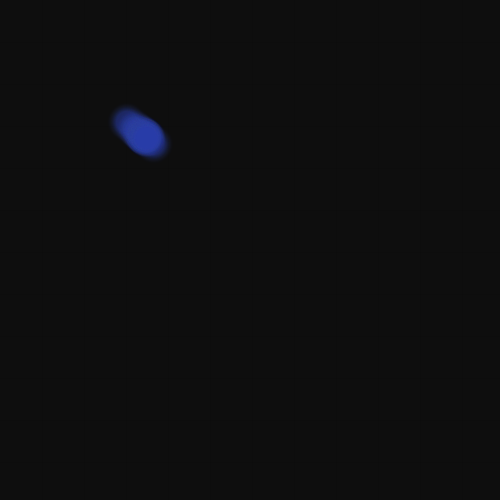
Frame 1 (no input)
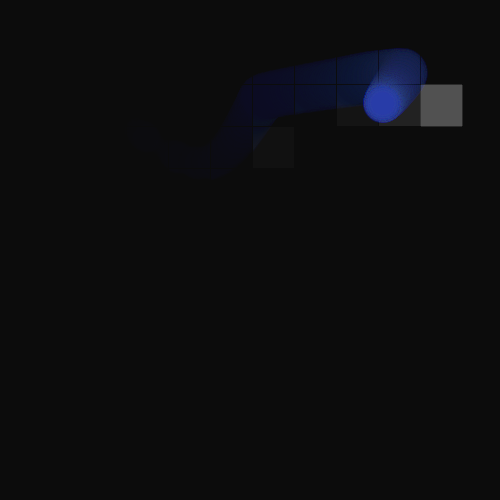
Frame 60 (the mouse pressed at the canvas centre just before this capture)
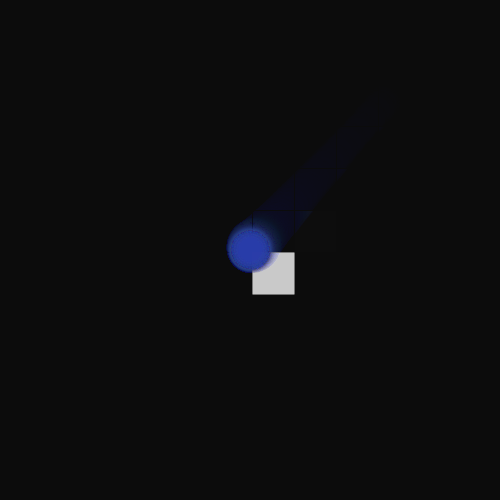
Frame 120 (the mouse held since frame 60 and released just before this capture)

The Processing sketch that drew these frames (run headless with seeded random() and noise(); from frame 60 on, the mouse is pressed at the canvas centre):

// Processing sketch: processing_63686
// ── processing_63686.pde

int ringNum = 20;
int backNum = 12;
int grow = 1;
float firstX = 200;
float firstY = 200;
float followX = 100;
float followY = 100;
float lngth = 40;
float minLngth = lngth;
float maxLngth = lngth + 15;
Rings ring[] = new Rings[ringNum];
int cols[][] = new int[backNum][backNum];
int moveCount = 0;
float ranY = 250;
float ranX = 250;
int loopCount = 0;

void setup() {
  size(500, 500);
  background(15);
  smooth();

  for (int i = 0; i < ring.length; i++) {
    ring[i] = new Rings(followX, followY);
  }

  for (int i = 0; i < cols.length; i++) {
    for (int j = 0; j < cols[0].length; j++) {
      cols[i][j] = 15;
    }
  }
}

void draw() {

  checkTouching();
  backgroundDisplay();
  movement();
  breathe();
  display();
}

void backgroundDisplay() {
  int squareSize = (int) width/backNum+1;

  for (int i = 0; i < cols.length; i++) {
    for (int j = 0; j < cols[0].length; j++) {
      int x = i*squareSize;
      int y = j*squareSize;
      fill(cols[i][j], 10);
      noStroke();
      rect(x, y, squareSize+1, squareSize+1);
    }
  }
}

void checkTouching()
{
  for (int n = 0; n < ringNum; n++) {
    if (ring[n] != null) {
      for (int i = 0; i < cols.length; i++) {
        for (int j = 0; j < cols[0].length; j++) {
          int squareSize = (int) width/backNum;
          float xp = i*squareSize;
          float yp = j*squareSize;

          if (dist(ring[n].x, ring[n].y, xp, yp)< lngth/2) {
            cols[i][j] = 255;
          } 
          else {
            cols[i][j] = 0;
          }
        }
      }
    }
  }
}

void movement() {
  if (moveCount == loopCount) {
    ranX = random(-250, 250);
    ranY = random(-250, 250);
    loopCount = loopCount+20;
  }
  moveCount++;
  if (mousePressed) {
    for (int i = 0; i < ring.length; i++) {
      if (i == 0) {
        firstX = firstX + (((mouseX)-firstX)/10);
        firstY = firstY + (((mouseY)-firstY)/10);
        ring[i].follow(firstX, firstY);
      }
      else {
        followX = followX + (((firstX)-followX)/(i*2));
        followY = followY + (((firstY)-followY)/(i*2));
        ring[i].follow(followX, followY);
      }
    }
  }
  else if (mousePressed == false) {
    for (int i = 0; i < ring.length; i++) {
      if (i == 0) {

        if (mouseX > (firstX-(2*lngth)) && mouseX < (firstX+(2*lngth)) && mouseY > (firstY-(2*lngth)) && mouseY < firstY+(2*lngth)) {
          if (mouseX > firstX) {
            firstX = firstX + ((((mouseX))-firstX)/30);
          }
          else {
            firstX = firstX + ((((mouseX))+ranX)/30);
          }
          
          if(mouseY > firstY){
            firstY = firstY + ((((mouseY))-firstY)/30);
          }else{
            firstY = firstY + ((((mouseY))+ranY)/30);
          }
          
          if(firstX >= width){
            firstX = width;
          }else if(firstX <= 0){
            firstX = 0;
          }
          
          if(firstY >= height){
            firstY = height;
          }else if(firstY <= 0){
            firstY = 0;
          }
          
        }
        else {
          firstX = firstX + ((((200 +ranX))-firstX)/10);
          firstY = firstY + ((((200 +ranY))-firstY)/10);
        }


        ring[i].follow(firstX, firstY);
      }
      else {
        followX = followX + (((firstX)-followX)/(i*2));
        followY = followY + (((firstY)-followY)/(i*2));
        ring[i].follow(followX, followY);
      }
    }
  }
}


void display() {

  for (int i = 0; i < ring.length; i++) {
    if (ring[i] != null) {
      ring[i].drawRing(lngth);
    }
  }
}


void breathe() {
  if (lngth > maxLngth) {
    grow = 2;
  }
  else if (lngth < minLngth) {
    grow = 1;
  }

  if (grow == 1) {
    lngth = lngth + 0.5;
  }
  else if (grow == 2) {
    lngth = lngth - 0.5;
  }
}


void mouseClicked() {
  save(frameCount+".jpg");
}

class Rings {

  float x;
  float y; 
  float diffX = 1;
  float diffY = 1;


  Rings(float i_x, float i_y) {
    x = i_x;
    y = i_y;
  }


  void drawRing(float wdth) {
    noStroke();
    int num = (int)(wdth/2.0);
    for (int i = 0; i < num; i++) {
      fill(40, 60, 155+i, i);
      ellipse(x, y, wdth-i, wdth-i);
    }
  }

  void follow(float xp, float yp)
  {
    x = x + (((xp)-x)/2);
    y = y + (((yp)-y)/2);
  }
}
